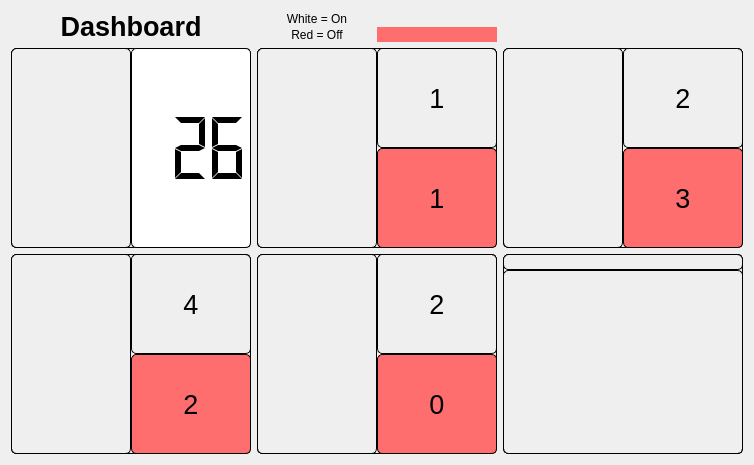
         <widget class="QWidget" name="dasboardpage">
          <layout class="QGridLayout" name="gridLayout_3">
           <item row="3" column="0">
            <widget class="QWidget" name="lights" native="true">
             <property name="minimumSize">
              <size>
               <width>240</width>
               <height>200</height>
              </size>
             </property>
             <property name="styleSheet">
              <string notr="true">background-color: transparent;
border: 1px solid #000000; 
border-radius: 5px;
</string>
             </property>
             <layout class="QHBoxLayout" name="horizontalLayout_3">
              <property name="spacing">
               <number>0</number>
              </property>
              <property name="leftMargin">
               <number>0</number>
              </property>
              <property name="topMargin">
               <number>0</number>
              </property>
              <property name="rightMargin">
               <number>0</number>
              </property>
              <property name="bottomMargin">
               <number>0</number>
              </property>
              <item>
               <widget class="QLabel" name="label_11">
                <property name="text">
                 <string/>
                </property>
                <property name="pixmap">
                 <pixmap resource="resource.qrc">:/icons/icon/light.png</pixmap>
                </property>
                <property name="alignment">
                 <set>Qt::AlignCenter</set>
                </property>
               </widget>
              </item>
              <item>
               <layout class="QVBoxLayout" name="verticalLayout_4">
                <property name="spacing">
                 <number>0</number>
                </property>
                <item>
                 <widget class="QLabel" name="label_5">
                  <property name="font">
                   <font>
                    <pointsize>20</pointsize>
                   </font>
                  </property>
                  <property name="text">
                   <string>4</string>
                  </property>
                  <property name="alignment">
                   <set>Qt::AlignCenter</set>
                  </property>
                 </widget>
                </item>
                <item>
                 <widget class="QLabel" name="label_8">
                  <property name="font">
                   <font>
                    <pointsize>20</pointsize>
                   </font>
                  </property>
                  <property name="styleSheet">
                   <string notr="true">background-color: rgb(255, 110, 110);
</string>
                  </property>
                  <property name="text">
                   <string>2</string>
                  </property>
                  <property name="alignment">
                   <set>Qt::AlignCenter</set>
                  </property>
                 </widget>
                </item>
               </layout>
              </item>
             </layout>
            </widget>
           </item>
           <item row="2" column="1">
            <widget class="QWidget" name="aircon" native="true">
             <property name="minimumSize">
              <size>
               <width>240</width>
               <height>200</height>
              </size>
             </property>
             <property name="maximumSize">
              <size>
               <width>240</width>
               <height>200</height>
              </size>
             </property>
             <property name="styleSheet">
              <string notr="true">background-color: transparent;
border: 1px solid #000000; 
border-radius: 5px;
</string>
             </property>
             <layout class="QHBoxLayout" name="horizontalLayout_5">
              <property name="spacing">
               <number>0</number>
              </property>
              <property name="leftMargin">
               <number>0</number>
              </property>
              <property name="topMargin">
               <number>0</number>
              </property>
              <property name="rightMargin">
               <number>0</number>
              </property>
              <property name="bottomMargin">
               <number>0</number>
              </property>
              <item>
               <widget class="QLabel" name="label_13">
                <property name="text">
                 <string/>
                </property>
                <property name="pixmap">
                 <pixmap resource="resource.qrc">:/icons/icon/Ac.png</pixmap>
                </property>
                <property name="alignment">
                 <set>Qt::AlignCenter</set>
                </property>
               </widget>
              </item>
              <item>
               <layout class="QVBoxLayout" name="verticalLayout_7">
                <property name="spacing">
                 <number>0</number>
                </property>
                <item>
                 <widget class="QLabel" name="label_12">
                  <property name="font">
                   <font>
                    <pointsize>20</pointsize>
                   </font>
                  </property>
                  <property name="text">
                   <string>1</string>
                  </property>
                  <property name="alignment">
                   <set>Qt::AlignCenter</set>
                  </property>
                 </widget>
                </item>
                <item>
                 <widget class="QLabel" name="label_9">
                  <property name="font">
                   <font>
                    <pointsize>20</pointsize>
                   </font>
                  </property>
                  <property name="styleSheet">
                   <string notr="true">background-color: rgb(255, 110, 110);
</string>
                  </property>
                  <property name="text">
                   <string>1</string>
                  </property>
                  <property name="alignment">
                   <set>Qt::AlignCenter</set>
                  </property>
                 </widget>
                </item>
               </layout>
              </item>
             </layout>
            </widget>
           </item>
           <item row="2" column="2">
            <widget class="QWidget" name="electricfan" native="true">
             <property name="minimumSize">
              <size>
               <width>240</width>
               <height>200</height>
              </size>
             </property>
             <property name="maximumSize">
              <size>
               <width>240</width>
               <height>200</height>
              </size>
             </property>
             <property name="styleSheet">
              <string notr="true">background-color: transparent;
border: 1px solid #000000; 
border-radius: 5px;
</string>
             </property>
             <layout class="QHBoxLayout" name="horizontalLayout_4">
              <property name="spacing">
               <number>0</number>
              </property>
              <property name="leftMargin">
               <number>0</number>
              </property>
              <property name="topMargin">
               <number>0</number>
              </property>
              <property name="rightMargin">
               <number>0</number>
              </property>
              <property name="bottomMargin">
               <number>0</number>
              </property>
              <item>
               <widget class="QLabel" name="label_4">
                <property name="text">
                 <string/>
                </property>
                <property name="pixmap">
                 <pixmap resource="resource.qrc">:/icons/icon/icons8-fan-50.png</pixmap>
                </property>
                <property name="alignment">
                 <set>Qt::AlignCenter</set>
                </property>
               </widget>
              </item>
              <item>
               <layout class="QVBoxLayout" name="verticalLayout_2">
                <property name="spacing">
                 <number>0</number>
                </property>
                <item>
                 <widget class="QLabel" name="label_3">
                  <property name="font">
                   <font>
                    <pointsize>20</pointsize>
                   </font>
                  </property>
                  <property name="text">
                   <string>2</string>
                  </property>
                  <property name="alignment">
                   <set>Qt::AlignCenter</set>
                  </property>
                 </widget>
                </item>
                <item>
                 <widget class="QLabel" name="label_14">
                  <property name="font">
                   <font>
                    <pointsize>20</pointsize>
                   </font>
                  </property>
                  <property name="styleSheet">
                   <string notr="true">background-color: rgb(255, 110, 110);
</string>
                  </property>
                  <property name="text">
                   <string>3</string>
                  </property>
                  <property name="alignment">
                   <set>Qt::AlignCenter</set>
                  </property>
                 </widget>
                </item>
               </layout>
              </item>
             </layout>
            </widget>
           </item>
           <item row="3" column="1">
            <widget class="QWidget" name="door" native="true">
             <property name="minimumSize">
              <size>
               <width>240</width>
               <height>200</height>
              </size>
             </property>
             <property name="styleSheet">
              <string notr="true">background-color: transparent;
border: 1px solid #000000; 
border-radius: 5px;
</string>
             </property>
             <layout class="QHBoxLayout" name="horizontalLayout_7">
              <property name="spacing">
               <number>0</number>
              </property>
              <property name="leftMargin">
               <number>0</number>
              </property>
              <property name="topMargin">
               <number>0</number>
              </property>
              <property name="rightMargin">
               <number>0</number>
              </property>
              <property name="bottomMargin">
               <number>0</number>
              </property>
              <item>
               <widget class="QLabel" name="label_6">
                <property name="text">
                 <string/>
                </property>
                <property name="pixmap">
                 <pixmap resource="resource.qrc">:/icons/icon/door.png</pixmap>
                </property>
                <property name="alignment">
                 <set>Qt::AlignCenter</set>
                </property>
               </widget>
              </item>
              <item>
               <layout class="QVBoxLayout" name="verticalLayout_5">
                <property name="spacing">
                 <number>0</number>
                </property>
                <item>
                 <widget class="QLabel" name="label_15">
                  <property name="font">
                   <font>
                    <pointsize>20</pointsize>
                   </font>
                  </property>
                  <property name="text">
                   <string>2</string>
                  </property>
                  <property name="alignment">
                   <set>Qt::AlignCenter</set>
                  </property>
                 </widget>
                </item>
                <item>
                 <widget class="QLabel" name="label_10">
                  <property name="font">
                   <font>
                    <pointsize>20</pointsize>
                   </font>
                  </property>
                  <property name="styleSheet">
                   <string notr="true">background-color: rgb(255, 110, 110);
</string>
                  </property>
                  <property name="text">
                   <string>0</string>
                  </property>
                  <property name="alignment">
                   <set>Qt::AlignCenter</set>
                  </property>
                 </widget>
                </item>
               </layout>
              </item>
             </layout>
            </widget>
           </item>
           <item row="1" column="1">
            <widget class="QWidget" name="widget_2" native="true">
             <property name="sizePolicy">
              <sizepolicy hsizetype="Ignored" vsizetype="Preferred">
               <horstretch>0</horstretch>
               <verstretch>0</verstretch>
              </sizepolicy>
             </property>
             <property name="minimumSize">
              <size>
               <width>20</width>
               <height>20</height>
              </size>
             </property>
             <property name="maximumSize">
              <size>
               <width>400</width>
               <height>60</height>
              </size>
             </property>
             <layout class="QGridLayout" name="gridLayout_8">
              <property name="leftMargin">
               <number>0</number>
              </property>
              <property name="topMargin">
               <number>0</number>
              </property>
              <property name="rightMargin">
               <number>0</number>
              </property>
              <property name="bottomMargin">
               <number>0</number>
              </property>
              <property name="spacing">
               <number>0</number>
              </property>
              <item row="0" column="0">
               <layout class="QGridLayout" name="gridLayout_9">
                <property name="spacing">
                 <number>0</number>
                </property>
                <item row="0" column="0">
                 <widget class="QLabel" name="label_19">
                  <property name="text">
                   <string>White = On</string>
                  </property>
                  <property name="alignment">
                   <set>Qt::AlignCenter</set>
                  </property>
                 </widget>
                </item>
                <item row="1" column="0">
                 <widget class="QLabel" name="label_20">
                  <property name="text">
                   <string>Red = Off</string>
                  </property>
                  <property name="alignment">
                   <set>Qt::AlignCenter</set>
                  </property>
                 </widget>
                </item>
                <item row="1" column="1">
                 <widget class="QLabel" name="label_17">
                  <property name="styleSheet">
                   <string notr="true">background-color: rgb(255, 110, 110);
</string>
                  </property>
                  <property name="text">
                   <string/>
                  </property>
                 </widget>
                </item>
                <item row="0" column="1">
                 <widget class="QLabel" name="label_16">
                  <property name="text">
                   <string/>
                  </property>
                 </widget>
                </item>
               </layout>
              </item>
             </layout>
            </widget>
           </item>
           <item row="1" column="0">
            <widget class="QLabel" name="label_18">
             <property name="font">
              <font>
               <pointsize>20</pointsize>
               <weight>75</weight>
               <bold>true</bold>
              </font>
             </property>
             <property name="styleSheet">
              <string notr="true">border-radius: 11px; </string>
             </property>
             <property name="text">
              <string>Dashboard</string>
             </property>
             <property name="alignment">
              <set>Qt::AlignCenter</set>
             </property>
            </widget>
           </item>
           <item row="3" column="2">
            <widget class="QWidget" name="powerconsumption" native="true">
             <property name="minimumSize">
              <size>
               <width>240</width>
               <height>200</height>
              </size>
             </property>
             <property name="maximumSize">
              <size>
               <width>240</width>
               <height>200</height>
              </size>
             </property>
             <property name="styleSheet">
              <string notr="true">background-color: transparent;
border: 1px solid #000000; 
border-radius: 5px;
</string>
             </property>
             <layout class="QVBoxLayout" name="verticalLayout_8">
              <property name="spacing">
               <number>0</number>
              </property>
              <property name="leftMargin">
               <number>0</number>
              </property>
              <property name="topMargin">
               <number>0</number>
              </property>
              <property name="rightMargin">
               <number>0</number>
              </property>
              <property name="bottomMargin">
               <number>0</number>
              </property>
              <item>
               <widget class="QLabel" name="label_7">
                <property name="text">
                 <string/>
                </property>
                <property name="pixmap">
                 <pixmap resource="resource.qrc">:/icons/icon/Pc.png</pixmap>
                </property>
                <property name="alignment">
                 <set>Qt::AlignCenter</set>
                </property>
               </widget>
              </item>
              <item>
               <widget class="QTableView" name="tableView"/>
              </item>
             </layout>
            </widget>
           </item>
           <item row="2" column="0">
            <widget class="QWidget" name="dashboard" native="true">
             <property name="minimumSize">
              <size>
               <width>240</width>
               <height>200</height>
              </size>
             </property>
             <property name="maximumSize">
              <size>
               <width>240</width>
               <height>200</height>
              </size>
             </property>
             <property name="styleSheet">
              <string notr="true">background-color: transparent;
border: 1px solid #000000; 
border-radius: 5px;
</string>
             </property>
             <layout class="QHBoxLayout" name="horizontalLayout_6">
              <property name="spacing">
               <number>0</number>
              </property>
              <property name="leftMargin">
               <number>0</number>
              </property>
              <property name="topMargin">
               <number>0</number>
              </property>
              <property name="rightMargin">
               <number>0</number>
              </property>
              <property name="bottomMargin">
               <number>0</number>
              </property>
              <item>
               <widget class="QLabel" name="label">
                <property name="text">
                 <string/>
                </property>
                <property name="pixmap">
                 <pixmap resource="resource.qrc">:/icons/icon/people.png</pixmap>
                </property>
                <property name="alignment">
                 <set>Qt::AlignCenter</set>
                </property>
               </widget>
              </item>
              <item>
               <widget class="QLCDNumber" name="lcdNumber">
                <property name="font">
                 <font>
                  <pointsize>10</pointsize>
                 </font>
                </property>
                <property name="styleSheet">
                 <string notr="true">background-color: rgb(255, 255, 255);</string>
                </property>
                <property name="frameShape">
                 <enum>QFrame::StyledPanel</enum>
                </property>
                <property name="frameShadow">
                 <enum>QFrame::Plain</enum>
                </property>
                <property name="smallDecimalPoint">
                 <bool>false</bool>
                </property>
                <property name="digitCount">
                 <number>3</number>
                </property>
                <property name="mode">
                 <enum>QLCDNumber::Dec</enum>
                </property>
                <property name="segmentStyle">
                 <enum>QLCDNumber::Flat</enum>
                </property>
                <property name="value" stdset="0">
                 <double>26.000000000000000</double>
                </property>
               </widget>
              </item>
             </layout>
            </widget>
           </item>
           <item row="1" column="2">
            <widget class="QLabel" name="label_21">
             <property name="styleSheet">
              <string notr="true"/>
             </property>
             <property name="text">
              <string/>
             </property>
            </widget>
           </item>
          </layout>
         </widget>
